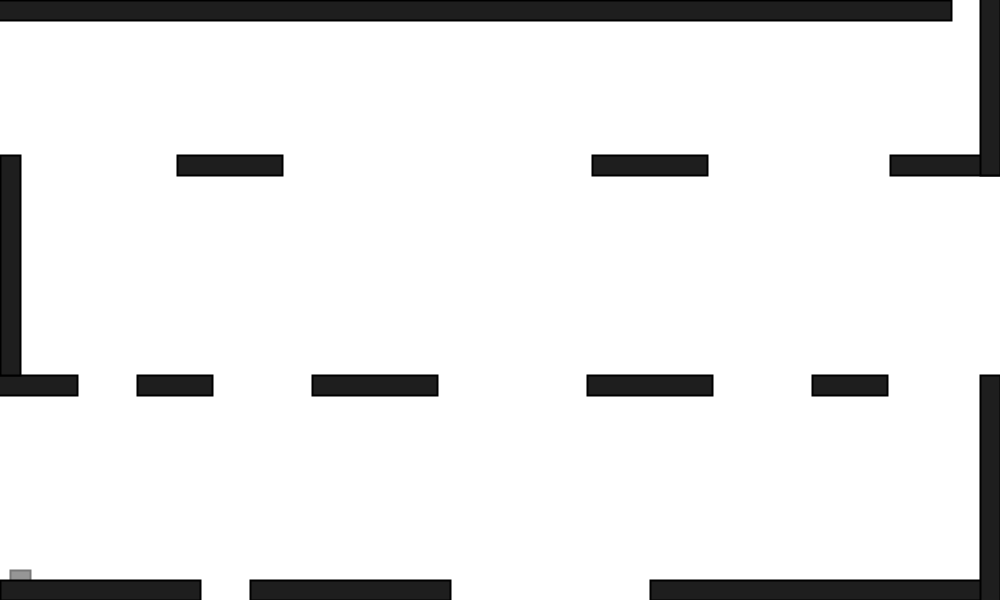
Frame 1 (no input)
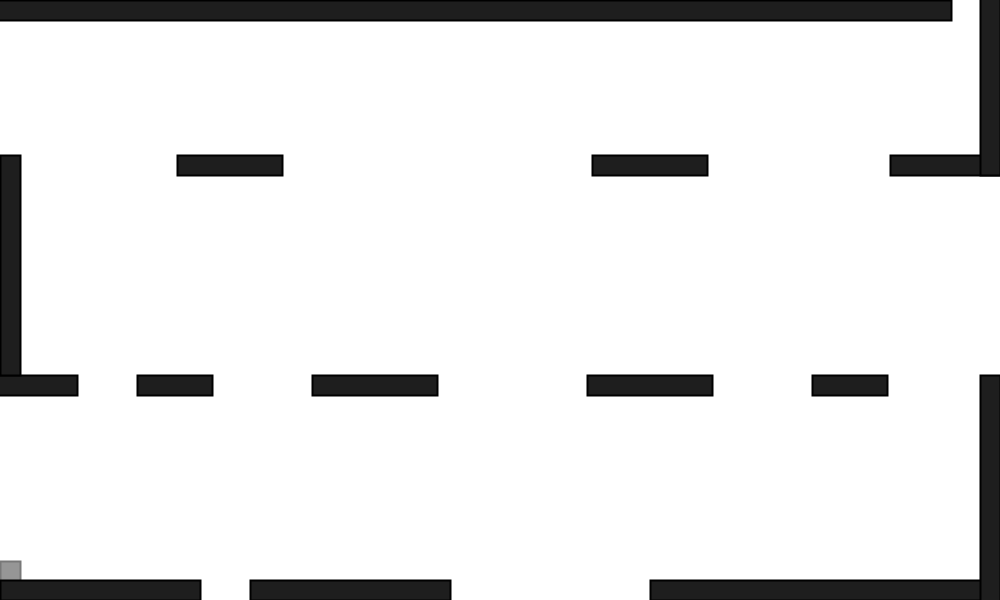
Frame 60 (the mouse pressed at the canvas centre just before this capture)
Frame 120 (the mouse held since frame 60 and released just before this capture): identical to frame 60, image omitted

The Processing sketch that drew these frames (run headless with seeded random() and noise(); from frame 60 on, the mouse is pressed at the canvas centre):

// Processing sketch: Eksamens_Spil__F_rdig
// ── Eksamens_Spil__F_rdig.pde
float Xplayer = 10;
float Yplayer = 570;
float playerWidth = 20;
float playerHeight = 20;

boolean teleportRight = false;
boolean teleportLeft = false;
boolean climb;
boolean climb2;
boolean climb3;
boolean climbPressed;
boolean jump = false;

color playerColor1 = color(150);
color playerColor2 = color(120);
color objectColor1 = color(30);
color objectColor2 = color(0);

level lane1,lane2,lane3,lane4,lane5,lane6,lane7,lane8,lane9,lane10,lane11, wall1,wall2,wall3,laneEnd;

void setup() {
  size(1000,600);
  lane1 = new level(100,590,200,20);
  lane2 = new level(350,590,200,20);
  lane3 = new level(850,590,400,20);
  lane4 = new level(850,385,75,20);
  lane5 = new level(650,385,125,20);
  lane6 = new level(375,385,125,20);
  lane7 = new level(175,385,75,20);
  lane8 = new level(25,385,105,20);
  lane9 = new level(230,165,105,20);
  lane10 = new level(650,165,115,20);
  lane11 = new level(990,165,200,20);
  laneEnd = new level(1,10,1900,20);
  wall1 = new level(990,570,20,390);
  wall2 = new level(10,265,20,220);
  wall3 = new level(990,75,20,200);
  
}

void draw() {
  background(255);
  Boundaries();
  player();
  lane1.lane();
  lane2.lane();
  lane3.lane();
  lane4.lane();
  lane5.lane();
  lane6.lane();
  lane7.lane();
  lane8.lane();
  lane9.lane();
  lane10.lane();
  lane11.lane();
  laneEnd.lane();
  wall1.wall();
  wall2.wall();
  wall3.wall();
  
}

void Boundaries() {  
//game over
  if (Yplayer >= 600) exit();  
   
  if (Yplayer <= 0) exit();
  
// so player doesn’t  move ouside the screen (left)  
   if (Xplayer < 0) {Xplayer = 0;}
   
// so player doesn’t  move ouside the screen (right)  
   if (Xplayer > width) {Xplayer = 980;}
   
   firstFloor();
   secondFloor();
   thirdFloor();

}
   
void firstFloor() {
//first gab (first floor)
   if ((Xplayer <= 209 || Xplayer >= 249 || Yplayer < 570)) {Yplayer =+ Yplayer;}
   else Yplayer = 600;
   
//second gab (first floor)
   if ((Xplayer <= 459 || Xplayer >= 649 || Yplayer < 570)) {Yplayer =+ Yplayer;}
   else Yplayer = 600;  
   
//so player doesn't move throught first wall
   if ((Xplayer > 960) && (Yplayer > 380)) {Xplayer = 970;}
   else Xplayer -= 0;

}

void secondFloor() {
// first platform (second floor) 
   if ((Xplayer <= 800 || Xplayer >= 900 || Yplayer > 380 || Yplayer < 200)) {Yplayer =+ Yplayer;}
   else Yplayer = 365;
   
// second platform (second floor) 
   if ((Xplayer <= 578 || Xplayer >= 725 || Yplayer > 380 || Yplayer < 200)) {Yplayer =+ Yplayer;}
   else Yplayer = 365;
   
// thrid platform (second floor) 
   if ((Xplayer <= 300 || Xplayer >= 450 || Yplayer > 380 || Yplayer < 200)) {Yplayer =+ Yplayer;}
   else Yplayer = 365;

// four platform (second floor) 
   if ((Xplayer <= 125 || Xplayer >= 225 || Yplayer > 380 || Yplayer < 200)) {Yplayer =+ Yplayer;}
   else Yplayer = 365;
   
// five platform (second floor) 
   if ((Xplayer >= 75 || Yplayer > 380 || Yplayer < 200)) {Yplayer =+ Yplayer;}
   else Yplayer = 365;

// four platform (second floor) 
   if ((Xplayer <= 125 || Xplayer >= 225 || Yplayer > 380 || Yplayer < 200)) {Yplayer =+ Yplayer;}
   else Yplayer = 365;

//so player doesn't move throught second wall
   if ((Xplayer >= 30 || Yplayer > 380 || Yplayer < 200)) {Yplayer =+ Yplayer;}
   else Xplayer = 30;
   
}

void thirdFloor() {
// first platform (third floor) 
   if ((Xplayer <= 160 || Xplayer >= 300 || Yplayer > 180)) {Yplayer =+ Yplayer;}
   else Yplayer = 145; 
   
// second platform (third floor) 
   if ((Xplayer <= 575 || Xplayer >= 720 || Yplayer > 180)) {Yplayer =+ Yplayer;}
   else Yplayer = 145;  
   
// third platform (third floor) 
   if ((Xplayer <= 880 || Xplayer >= 1000 || Yplayer > 180)) {Yplayer =+ Yplayer;}
   else Yplayer = 145; 
   
//so player doesn't move throught first wall
   if ((Xplayer <= 970 || Yplayer > 180)) {Yplayer =+ Yplayer;}
   else Xplayer = 970;
   
}

void player() {
  fill(playerColor1);
  stroke(playerColor2);
  strokeWeight(2); 
  rect(Xplayer,Yplayer,playerWidth,playerHeight);
  rectMode(CENTER);
  playerJump();
  teleportColor();
  climbColor();
  
}

void playerJump() {  
//snapping player back to the ground after jumping  
  if ((jump = true) && (Yplayer <= 570)) {Yplayer += 1;}
  if ((jump = true) && (Yplayer <= 365)) {Yplayer += 1;}
  if ((jump = true) && (Yplayer <= 145)) {Yplayer += 1;}
  
//to prevent player from jumping more then once  
  if ((jump == true && Yplayer <= 520 && Yplayer >= 380)) {Yplayer = 570;}
  if ((jump == true && Yplayer <= 315 && Yplayer >= 300)) {Yplayer = 365;}
  if ((jump == true && Yplayer <= 95 && Yplayer >= 85)) {Yplayer = 145;}
 
}

void teleportColor() {
// changing player first colour while teleporting  
  if ((teleportRight == true) || (teleportLeft == true)) {playerColor1 = color(150,0,220);}
  else playerColor1 = 150;
  
// changing player second colour when teleporting  
  if ((teleportRight == true) || (teleportLeft == true)) {playerColor2 = color(120,0,190);}
  else playerColor2 = 120;
  
}
  
void climbColor() {  
// changing player first colour while climbing    
  if (climb == true) {playerColor1 = color(200,150,0);} 
  else if (climb2 == true) {playerColor1 = color(200,150,0);} 
  
// changing player first colour while climbing     
  if (climb == true) {playerColor2 = color(180,130,0);}
  else if (climb2 == true) {playerColor2 = color(180,130,0);}

}
  
void keyPressed() {
  movement();
  power();
  
}

void movement() { 
  if (key == CODED) { 
 
// moving right and left    
  if (keyCode == LEFT) {Xplayer -= 10;}  
  if (keyCode == RIGHT) {Xplayer += 10;}
  
// making player jump true when up is pressed
  if (keyCode == UP) {jump = true;}
  else {jump = false;}
  if (jump == true) {Yplayer = Yplayer - 50;}

  }
}

void power() { 
if (key == CODED) { 

// making player teleport true when shift is pressed
  if (keyCode == SHIFT) {teleportRight = true;} 
  else {teleportRight = false;} 
  
  if (keyCode == CONTROL) {teleportLeft = true;} 
  else {teleportLeft = false;} 
  
// making player climb true when is pressed
  if (keyCode == DOWN) {climbPressed = true;}
  else {climbPressed = false;} 

// making the player able to climb up first wall
  if ((climbPressed == true) && (Xplayer >= 970) && (Yplayer >= 570)) {climb = true;}
  else climb = false;
  if (climb == true) {Yplayer = Yplayer - 250;}
  else if ((climbPressed == true) && (Xplayer >= 970)) {climb = false;}
  else if ((climbPressed == true) && (Yplayer >= 570)) {climb = false;}

// making the player able to climb up second wall
  if ((climbPressed == true) && (Xplayer <= 30) && (Yplayer <= 380) && (Yplayer >= 350)) {climb2 = true;}
  else climb2 = false;
  if (climb2 == true) {Yplayer = Yplayer - 260;}
  else if ((climbPressed == true) && (Xplayer <= 30)) {climb2 = false;}
  else if ((climbPressed == true) && (Yplayer <= 380)) {climb2 = false;}
  
// making the player able to climb up first wall
  if ((climbPressed == true) && (Xplayer >= 970) && (Yplayer <= 180)) {climb3 = true;}
  else climb3 = false;
  if (climb3 == true) {Yplayer = Yplayer - 250;}
  else if ((climbPressed == true) && (Xplayer >= 970)) {climb3 = false;}
  else if ((climbPressed == true) && (Yplayer >= 145)) {climb3 = false;}

  }
}

void keyReleased() {
//Teleport to the right
  if (teleportRight == true) {Xplayer = Xplayer + 150;}
  if (teleportLeft == true) {Xplayer = Xplayer - 150;}

 }

// ── Class_level.pde
class level {

  int Xlevel,Ylevel,Xwidth,Yheight; 
 
  level(int Xgl, int Ygl, int Xw, int Yh) {
  Xlevel = Xgl;
  Ylevel = Ygl;
  Xwidth = Xw;
  Yheight = Yh;
}
 void lane() {
 fill(objectColor1);
 stroke(objectColor2);
 strokeWeight(2);
 rect(Xlevel,Ylevel,Xwidth,Yheight);
 
 } 
  
 void wall() {
 fill(objectColor1);
 stroke(objectColor2);
 strokeWeight(2);
 rect(Xlevel,Ylevel,Xwidth,Yheight); 

  }
}
